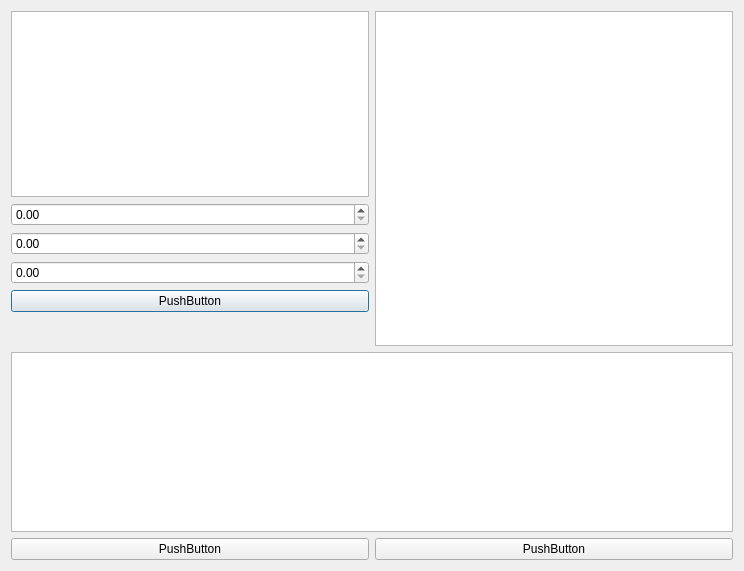
<?xml version="1.0" encoding="UTF-8"?>
<ui version="4.0">
 <class>Dialog</class>
 <widget class="QDialog" name="Dialog">
  <property name="geometry">
   <rect>
    <x>0</x>
    <y>0</y>
    <width>744</width>
    <height>571</height>
   </rect>
  </property>
  <property name="windowTitle">
   <string>Dialog</string>
  </property>
  <layout class="QVBoxLayout" name="verticalLayout">
   <item>
    <layout class="QHBoxLayout" name="horizontalLayout">
     <item>
      <layout class="QVBoxLayout" name="verticalLayout_3">
       <item>
        <widget class="QTextEdit" name="intro_text"/>
       </item>
       <item>
        <widget class="QDoubleSpinBox" name="Invoer1"/>
       </item>
       <item>
        <widget class="QDoubleSpinBox" name="invoer2"/>
       </item>
       <item>
        <widget class="QDoubleSpinBox" name="invoer3"/>
       </item>
       <item>
        <widget class="QPushButton" name="invoer_bereken">
         <property name="text">
          <string>PushButton</string>
         </property>
        </widget>
       </item>
       <item>
        <spacer name="verticalSpacer">
         <property name="orientation">
          <enum>Qt::Vertical</enum>
         </property>
         <property name="sizeHint" stdset="0">
          <size>
           <width>20</width>
           <height>40</height>
          </size>
         </property>
        </spacer>
       </item>
      </layout>
     </item>
     <item>
      <layout class="QVBoxLayout" name="verticalLayout_2">
       <item>
        <widget class="QTextEdit" name="output_info"/>
       </item>
      </layout>
     </item>
    </layout>
   </item>
   <item>
    <widget class="QTableWidget" name="Figuur"/>
   </item>
   <item>
    <layout class="QHBoxLayout" name="horizontalLayout_3">
     <item>
      <widget class="QPushButton" name="opslaan">
       <property name="text">
        <string>PushButton</string>
       </property>
      </widget>
     </item>
     <item>
      <widget class="QPushButton" name="sluiten">
       <property name="text">
        <string>PushButton</string>
       </property>
      </widget>
     </item>
    </layout>
   </item>
  </layout>
 </widget>
 <resources/>
 <connections/>
</ui>
